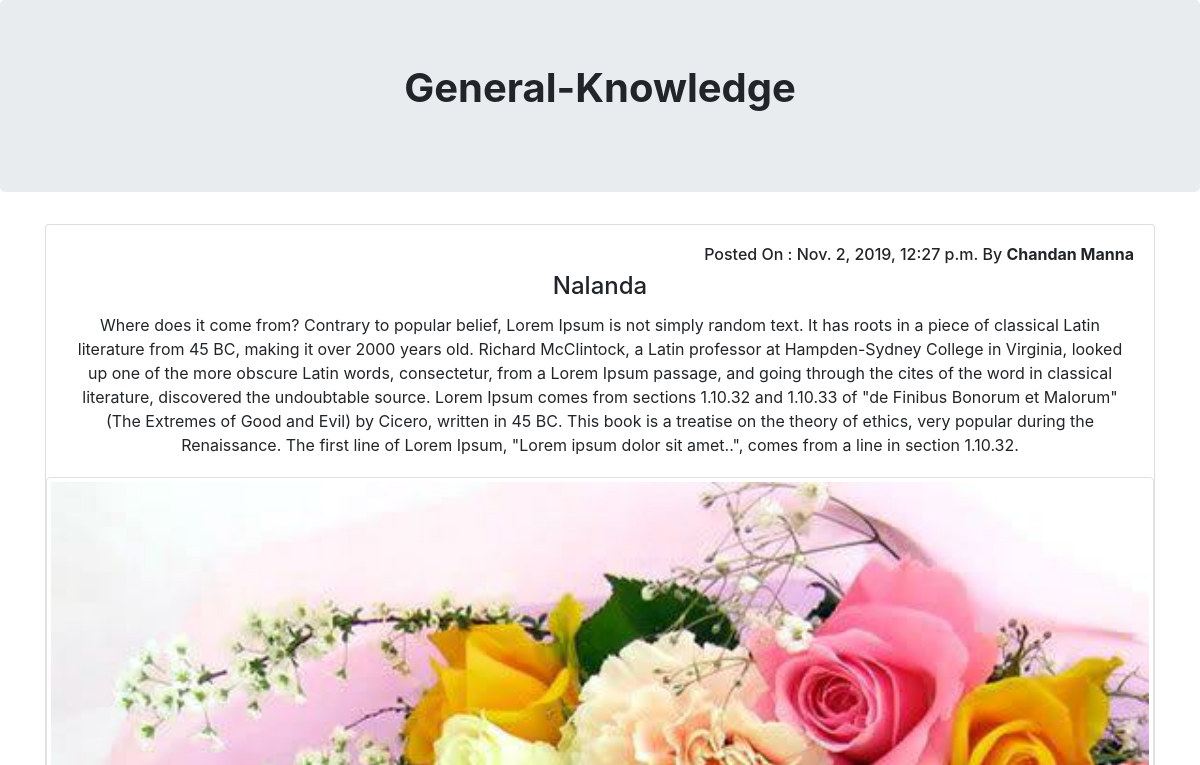
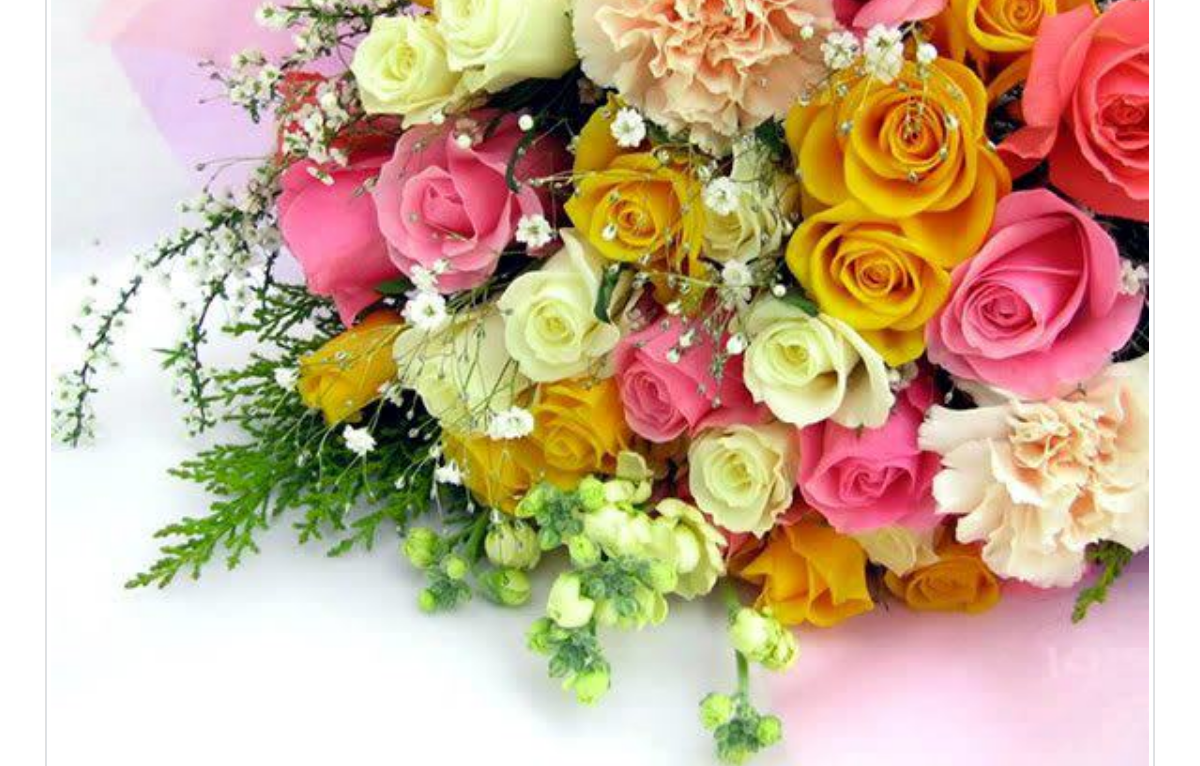
/sample_practice_gk (upper part), run on an earlier commit of the app's database (2 pictures, top to bottom).
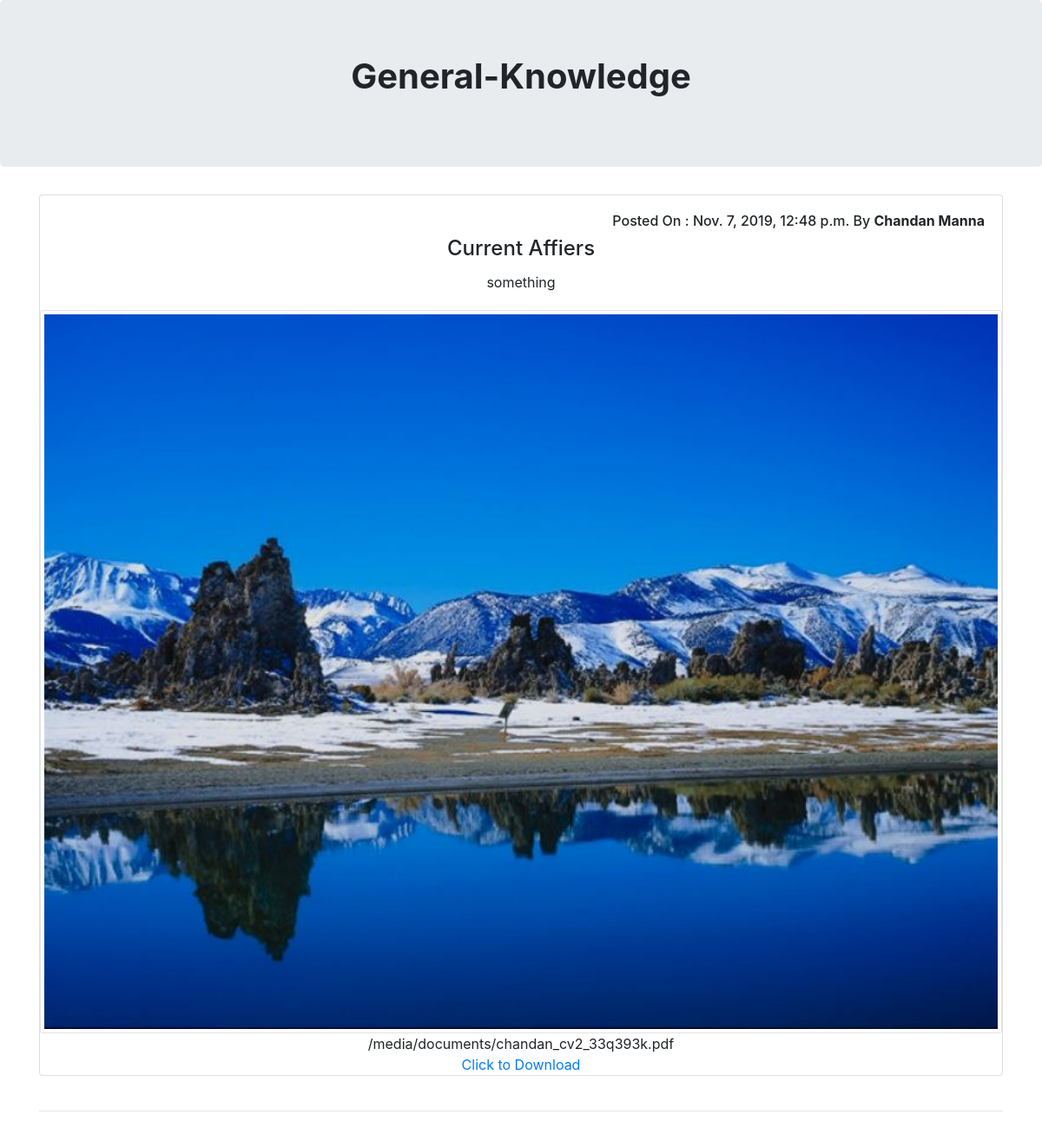
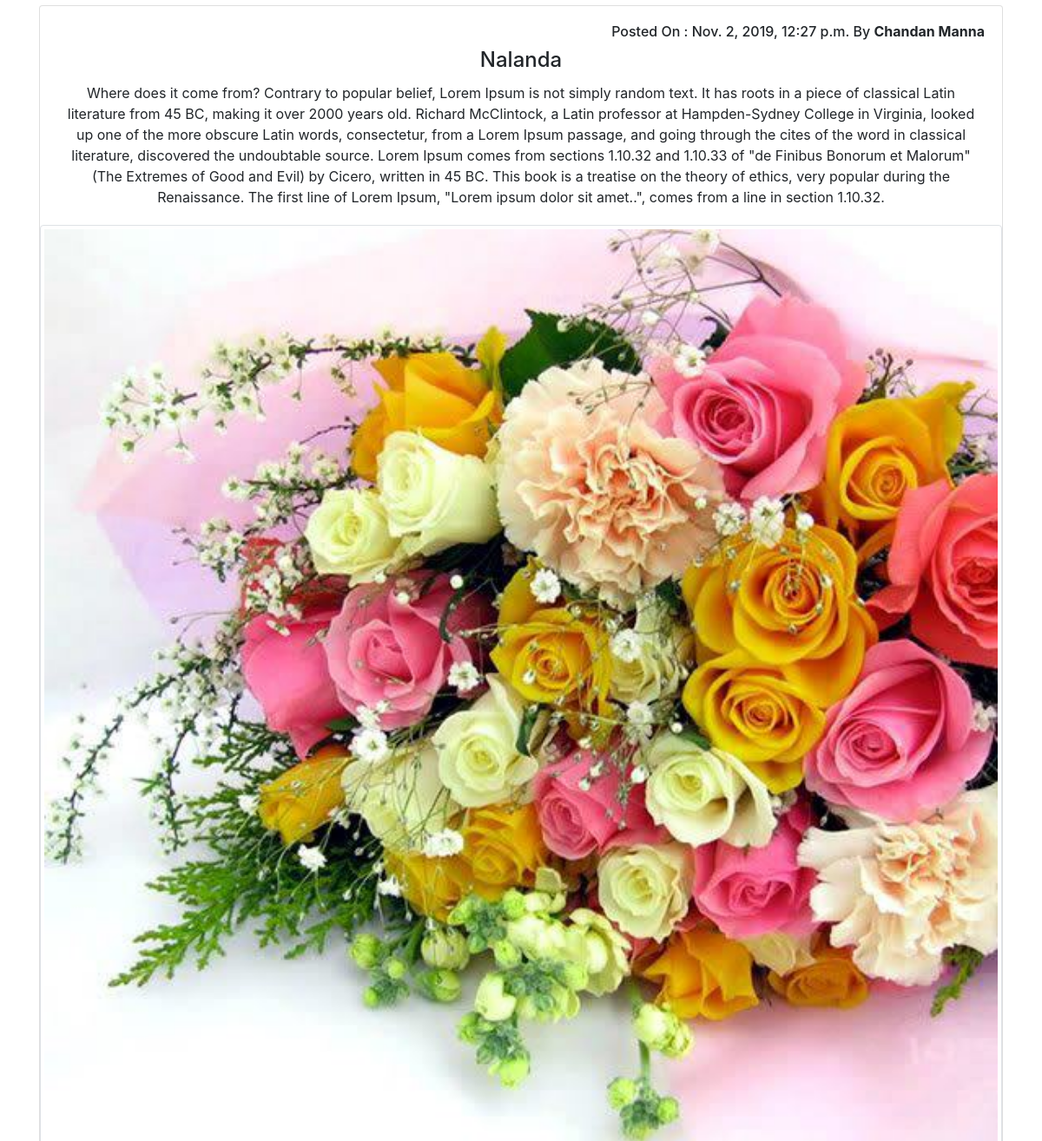
And on a later commit of the database (2 pictures, top to bottom).
### examination/models.py (models this page shows, shortened)
class Add_GeneralKnowledge_sample(models.Model):
    Name = models.CharField(max_length=200,null=True,blank=True)
    description = models.TextField(null=True,blank=True)
    image = models.FileField(null=True,blank=True,upload_to='pics/')
    file = models.FileField(null=True,blank=True,upload_to='documents/')
    created_date = models.DateTimeField(null=True,blank=True,auto_now_add=True)
    full_name = str(User.first_name) + str(User.last_name)
    created_by = models.ForeignKey(settings.AUTH_USER_MODEL,default='Admin',null=True,blank=True,on_delete=models.SET_NULL)

### accounts/models.py (models this page shows, shortened)
class Student(AbstractBaseUser,PermissionsMixin):
    email = models.EmailField(primary_key=True)
    first_name = models.CharField(max_length=40,null=True,blank=True)
    last_name = models.CharField(max_length=40,null=True,blank=True)
    gender = models.CharField(max_length=10,null=True,blank=True)
    phoneno = models.IntegerField(null=True,blank=True)
    dob = models.DateTimeField(blank=True,null=True)
    profile_image = models.FileField(upload_to='pics/',null=True,blank=True)
    college_name = models.CharField(max_length=50,default='Nalanda Institute Of Technology')
    branch = models.CharField(max_length=20,null=True,blank=True)
    regdno = models.IntegerField(null=True,blank=True)
    approved = models.BooleanField(default=False)
    date_of_join = models.DateTimeField(auto_now_add=True)
    date_of_approved = models.DateTimeField(null=True,blank=True)
    is_staff = models.BooleanField(default=True)
    is_active = models.BooleanField(default=True)
    def __str__(self):
        return self.first_name +' '+ self.last_name
    USERNAME_FIELD = 'email'
    REQUIRED_FIELDS = []
    objects = UserManager()

### examination/views.py (the view)
# urls.py: path('sample_practice_gk',views.sample_practice_gk,name='sample_practice_gk'),
def sample_practice_gk(request):
    objs = Add_GeneralKnowledge_sample.objects.order_by('-created_date')
    return render(request,'generalknowledge_sample_practice.html',{'objs':objs})

### templates/generalknowledge_sample_practice.html (shortened to what this page needs)
<html>
<head>
    <link rel="stylesheet" href="https://maxcdn.bootstrapcdn.com/bootstrap/4.3.1/css/bootstrap.min.css">
</head>
<body>
    <div class="jumbotron text-center">
        <h1><b>General-Knowledge</b></h1>
    </div>
    <div class="container text-center">
        {% for obj in objs %}
        <div class="card" style="width:100%;">
            <div class="card-body">
                <h6 class="card-text text-right">Posted On : {{obj.created_date}} By <b>{{obj.created_by}}</b></h6>
                <h4 class="card-title">{{obj.Name}}</h4>
                <p class="card-text">{{obj.description}}</p>
            </div>
            {% if obj.image %}
            <img class="card-img-bottom img-thumbnail" src="{{obj.image.url}}" alt="Card image" style="width:100%"> {% endif %} {% if obj.file %} {{obj.file.url}} <a href="{{obj.file.url}}">Click to Download</a>{% endif %}
        </div>
        <br>
        <hr>
        <br>{% endfor %}
    </div>
</body>
</html>

What changed in the data, as far as the page shows it:
added Add_GeneralKnowledge_sample: created_date "Nov. 7, 2019, 12:48 p.m.", created_by "Chandan Manna", Name "Current Affiers", description "something", image (picture), file "/media/documents/chandan_cv2_33q393k.pdf"
